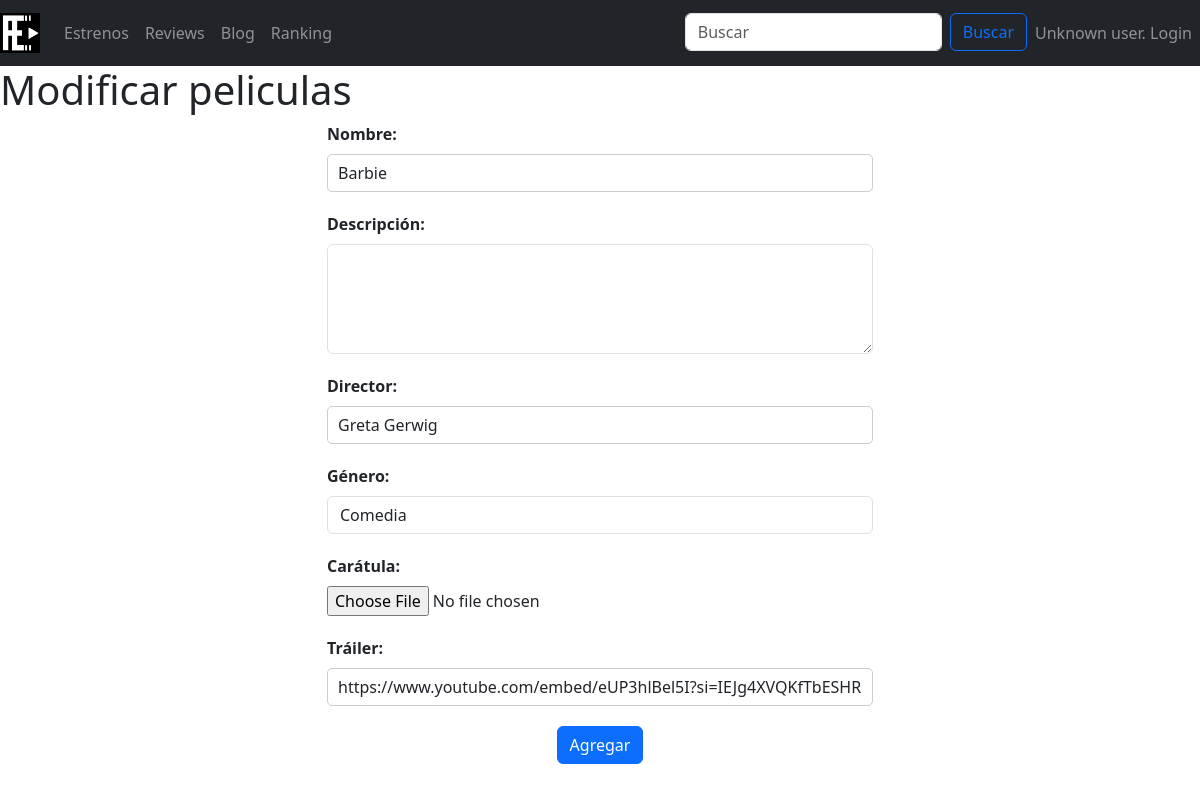
Page /funcionalidades/modificarPelicula.php?id=26 on the committed database.
### tables this page shows
CREATE TABLE `peliculas` (
  `ID` int(10) UNSIGNED NOT NULL,
  `nombre` varchar(20) NOT NULL,
  `descripcion` text NOT NULL,
  `director` varchar(20) NOT NULL,
  `genero` varchar(30) NOT NULL,
  `caratula` varchar(100) NOT NULL,
  `trailer` varchar(200) DEFAULT NULL,
  `numValoraciones` int(200) NOT NULL,
  `valoracion` int(10) NOT NULL
);

### includes/SAs/PeliculaSA.php (called while the page is built, shortened)
<?php
require_once __DIR__ . '/../DAOs/peliculaDAO.php';
require_once __DIR__ . '/../DTOs/PeliculaDTO.php';
class PeliculaSA
{
    public function obtenerPeliculaPorID($id)
    {
        $peliculaDAO = new PeliculaDAO();
        $pelicula = $peliculaDAO->obtenerPeliculaPorID($id);
        return $pelicula;
    }
    public function getGeneros()
    {
        $peliculaDAO = new PeliculaDAO();
        $generos = $peliculaDAO->getGeneros();
        return $generos;
    }
}

### includes/Aplicacion.php (called while the page is built, shortened)
<?php
class Aplicacion
{
	private static $instancia;
	public static function getInstance() {
		if (  !self::$instancia instanceof self) {
			self::$instancia = new static();
		}
		return self::$instancia;
	}
	private $bdDatosConexion;
	private $inicializada = false;
	private $conn;
	public function init($bdDatosConexion)
	{
        if ( ! $this->inicializada ) {
    	    $this->bdDatosConexion = $bdDatosConexion;
    		$this->inicializada = true;
        }
	}
	public function getConexionBd()
	{
		if (! $this->conn ) {
			$bdHost = $this->bdDatosConexion['host'];
			$bdUser = $this->bdDatosConexion['user'];
			$bdPass = $this->bdDatosConexion['pass'];
			$bd = $this->bdDatosConexion['bd'];
			$conn = new mysqli($bdHost, $bdUser, $bdPass, $bd);
			$this->conn = $conn;
		}
		return $this->conn;
	}
}

### includes/DAOs/peliculaDAO.php (called while the page is built, shortened)
<?php
class PeliculaDAO
{
    public function obtenerPeliculaPorID($ID)
    {
        $this->conexion = Aplicacion::getInstance()->getConexionBd();
        $query = "SELECT * FROM peliculas WHERE ID = ?";
        $statement = $this->conexion->prepare($query);
        $statement->bind_param("i", $ID);
        $statement->execute();
        $result = $statement->get_result();
        $peliculaData = $result->fetch_assoc();
        if ($peliculaData != null) {
            $peliculaDTO = new PeliculaDTO(
                $peliculaData['ID'],
                $peliculaData['nombre'],
                $peliculaData['descripcion'],
                $peliculaData['director'],
                $peliculaData['genero'],
                $peliculaData['caratula'],
                $peliculaData['trailer'],
                $peliculaData['numValoraciones'],
                $peliculaData['valoracion']
            );
            return $peliculaDTO;
        } else {
            return null;
        }
    }
    public function getGeneros()
    {
        $this->conexion = Aplicacion::getInstance()->getConexionBd();
        $query = "SELECT * FROM generos";
        $statement = $this->conexion->prepare($query);
        $statement->execute();
        $result = $statement->get_result();
        $generos = array();
        while ($row = $result->fetch_assoc()) {
            $generos[] = $row['genero'];
        }
        return $generos;
    }
}

### includes/DTOs/PeliculaDTO.php (called while the page is built, shortened)
<?php
class PeliculaDTO
{
    public $nombre;
    public $descripcion;
    public $director;
    public $genero;
    public $caratula;
    public $trailer;
    private function setPelicula($ID, $nombre, $descripcion, $director, $genero, $caratula, $trailer, $num_valoraciones, $valoracion)
    {
        $this->nombre = $nombre;
        $this->descripcion = $descripcion;
        $this->director = $director;
        $this->genero = $genero;
        $this->caratula = $caratula;
        $this->trailer = $trailer;
    }
    public function getNombre()
    {
        return $this->nombre;
    }
    public function getDescripcion()
    {
        return $this->descripcion;
    }
    public function getDirector()
    {
        return $this->director;
    }
    public function getGenero()
    {
        return $this->genero;
    }
    public function getCaratula()
    {
        return $this->caratula;
    }
    public function getTrailer()
    {
        return $this->trailer;
    }
}

### Formularios/FormularioModificarPeliculas.php (the view, shortened to what this page needs)
<?php
require_once __DIR__ . '/../includes/SAs/PeliculaSA.php';
require_once __DIR__ . '/Formulario.php';
class FormularioModificarPeliculas extends Formulario
{
    public $id;
    public function __construct($id)
    {
        $this->id = $id;
    }
    protected function generaCamposFormulario(&$datos)
    {
        $peliculaSA = new PeliculaSA();
        $pelicula = $peliculaSA->obtenerPeliculaPorID($this->id);
        $erroresCampos = self::generaErroresCampos($this->campos, $this->errores);
        $erroresGlobal = self::generaListaErroresGlobales($this->errores);
        $nombre = $pelicula->getNombre();
        $descripcion = $pelicula->getDescripcion();
        $director = $pelicula->getDirector();
        $genero = $pelicula->getGenero();
        $caratula = $pelicula->getCaratula();
        $trailer = $pelicula->getTrailer();
        $opcionesGenero = $peliculaSA->getGeneros();
        $opciones = '';
        foreach ($opcionesGenero as $opcion) {
            $selected = ($opcion === $genero) ? 'selected' : '';
            $opciones .= '<option value="' . $opcion . '" ' . $selected . '>' . $opcion . '</option>';
        }
        $contenidoPrincipal = <<<EOS
        <div class="container">
        <div class="row justify-content-center">
            <div class="col-md-6">
                <div class="film-container">
                    <span class="form_errors">$erroresGlobal</span>
                        <div class="form-group">
                            <span class="form_errors">{$erroresCampos['nombrePelicula']}</span>
                            <label for="nombrePelicula">Nombre:</label>
                            <input type="text" class="form-control" id="nombrePelicula" name="nombrePelicula" value="$nombre" required>
                        </div>
                        <div class="form-group">
                            <span class="form_errors">{$erroresCampos['descripcion']}</span>
                            <label for="descripcion">Descripción:</label>
                            <textarea class="form-control" id="descripcion" name="descripcion" rows="4" value="$descripcion" required></textarea>
                            </div>
                        <div class="form-group">
                            <span class="form_errors">{$erroresCampos['director']}</span>
                            <label for="director">Director:</label>
                            <input type="text" class="form-control" id="director" name="director" value="$director" required>
                        </div>
                        <div class="form-group">
                            <span class="form_errors">{$erroresCampos['genero']}</span>
                            <label for="genero">Género:</label>
                            <select class="form-control" id="genero" name="genero" value="$genero" required>
                                $opciones
                            </select>
                        </div>
                        <div class="form-group">
                            <span class="form_errors">{$erroresCampos['caratula']}</span>
                            <label for="caratula">Carátula:</label>
                            <input type="file" class="form-control-file" id="caratula" name="caratula" accept=".png, .jpg, .jpeg, .gif" value="$caratula" required>
                        </div>
                        <div class="form-group">
                            <span class="form_errors">{$erroresCampos['trailer']}</span>
                            <label for="trailer">Tráiler:</label>
                            <input type="text" class="form-control" id="trailer" name="trailer" value="$trailer" required>
                        </div>
                        <div class="text-center">
                            <button type="submit" class="btn btn-primary">Agregar</button>
                        </div>
                </div>
            </div>
        </div>
    </div>
EOS;
        return $contenidoPrincipal;
    }
}

### css/estilo.css (style rules this page uses)
html, body { margin: 0; padding: 0; height: 100%; background-color: white; }
.form-group { margin-bottom: 20px; }
label { display: block; font-weight: bold; }
input[type="text"], input[type="number"], textarea { width: 100%; padding: 10px; border: 1px solid #ccc; border-radius: 5px; font-size: 16px; }

### rows in the picture
peliculas: nombrePelicula "Barbie", director "Greta Gerwig", genero "Comedia", trailer "https://www.youtube.com/embed/eUP3hlBel5I?si=IEJg4XVQKfTbESHR"
